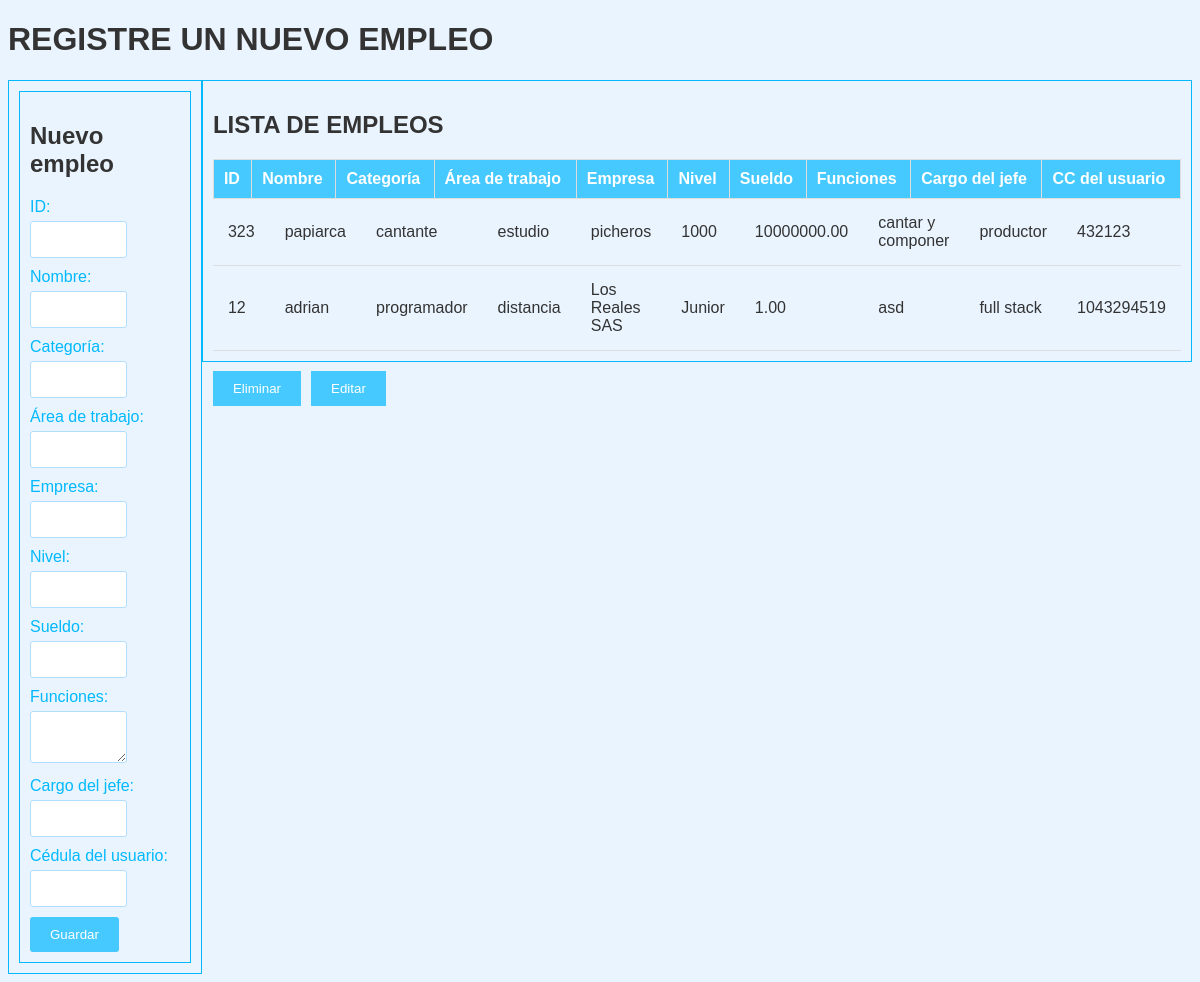
Screenshot of /co.edu.udec.act1.AdrianJadid.modelo.crud/EmpleoCrud.php with the database file from the repository.
### tables this page shows
CREATE TABLE `empleos` (
  `id` int(11) NOT NULL,
  `nombre` varchar(50) NOT NULL,
  `categoria` varchar(50) NOT NULL,
  `areaTrabajo` varchar(50) NOT NULL,
  `empresa` varchar(50) NOT NULL,
  `nivel` varchar(100) NOT NULL,
  `sueldo` decimal(10,2) NOT NULL,
  `funciones` text NOT NULL,
  `cargoJefe` varchar(50) NOT NULL,
  `cc_usuario` int(11) NOT NULL
);

### Web Pages/view/Empleos/listar.php (the view, shortened to what this page needs)
<?php
include('C:\xampp\htdocs\co.edu.udec.act1.AdrianJadid\co.edu.udec.act1.AdrianJadid.modelo\bd.php');
$sql = "SELECT * FROM Empleos";
$resultado = $conn->query($sql);
if ($resultado->num_rows > 0) {
    echo "<table>
            <tr>
            </tr>";
    while($fila = $resultado->fetch_assoc()) {
        echo "<tr>
                <td>".$fila["id"]."</td>
                <td>".$fila["nombre"]."</td>
                <td>".$fila["categoria"]."</td>
                <td>".$fila["areaTrabajo"]."</td>
                <td>".$fila["empresa"]."</td>
                <td>".$fila["nivel"]."</td>
                <td>".$fila["sueldo"]."</td>
                <td>".$fila["funciones"]."</td>
                <td>".$fila["cargoJefe"]."</td>
                <td>".$fila["cc_usuario"]."</td>
            </tr>";
    }
    echo "</table>";
} else {
    echo "No se encontraron registros";
}
?>

### co.edu.udec.act1.AdrianJadid.modelo.crud/EmpleoCrud.php (shortened to what this page needs)
<?php include('C:\xampp\htdocs\co.edu.udec.act1.AdrianJadid\co.edu.udec.act1.AdrianJadid.modelo\bd.php');
?>
<!DOCTYPE html>
<html>
<head>
</head>
<body>
    <h1>REGISTRE UN NUEVO EMPLEO</h1>
    <div class="container">
        <div class="form-container">
            <div class="recuadro">
                <h2 class="color2">Nuevo empleo</h2>
                <form action="EmpleoCrud.php" method="post">
                    <label>ID:</label>
                    <input type="text" name="id">
                    <label>Nombre:</label>
                    <input type="text" name="nombre">
                    <label>Categoría:</label>
                    <input type="text" name="categoria">
                    <label>Área de trabajo:</label>
                    <input type="text" name="areaTrabajo">
                    <label>Empresa:</label>
                    <input type="text" name="empresa">
                    <label>Nivel:</label>
                    <input type="text" name="nivel">
                    <label>Sueldo:</label>
                    <input type="text" name="sueldo">
                    <label>Funciones:</label>
                    <textarea name="funciones"></textarea>
                    <label>Cargo del jefe:</label>
                    <input type="text" name="cargoJefe">
                    <label>Cédula del usuario:</label>
                    <input type="text" name="cc_usuario">
                    <input type="submit" value="Guardar">
                </form>
            </div>
        </div>
        <div class="table-container">
  <div class="recuadro">
    <h2 class="color2">LISTA DE EMPLEOS</h2>
    <table style="width: 100%; border-collapse: collapse; margin: auto; text-align: center;">
      <tr style="background-color: #f2f2f2;">
        <th style="padding: 10px; border: 1px solid #ddd;">ID</th>
        <th style="padding: 10px; border: 1px solid #ddd;">Nombre</th>
        <th style="padding: 10px; border: 1px solid #ddd;">Categoría</th>
        <th style="padding: 10px; border: 1px solid #ddd;">Área de trabajo</th>
        <th style="padding: 10px; border: 1px solid #ddd;">Empresa</th>
        <th style="padding: 10px; border: 1px solid #ddd;">Nivel</th>
        <th style="padding: 10px; border: 1px solid #ddd;">Sueldo</th>
        <th style="padding: 10px; border: 1px solid #ddd;">Funciones</th>
        <th style="padding: 10px; border: 1px solid #ddd;">Cargo del jefe</th>
        <th style="padding: 10px; border: 1px solid #ddd;">CC del usuario</th>
      </tr>
      <?php include('C:\xampp\htdocs\co.edu.udec.act1.AdrianJadid\Web Pages\view\Empleos\listar.php'); ?>
    </table>
    <div>
    <div>
  <button style="float: left; background-color: #45c9ff; color: #fff; border: none; padding: 10px 20px; margin-right: 10px; margin-top: 20px; cursor: pointer;" onclick="location.href='http://localhost:3000/Web%20Pages/view/Empleos/eliminar.php'" type="button">Eliminar</button>
  <button style="float: left; background-color: #45c9ff; color: #fff; border: none; padding: 10px 20px; margin-top: 20px; cursor: pointer;" onclick="location.href='http://localhost:3000/Web%20Pages/view/Empleos/editar.php'" type="button">Editar</button>
</div>
</div>

### co.edu.udec.act1.AdrianJadid.modelo.crud/EmpleoCrud.php (style rules this page uses)
.container { font-family: Arial, sans-serif; display: flex; flex-direction: row; justify-content: space-between; align-items: flex-start; }
.form-container { font-family: Arial, sans-serif; width: 45%; border: 1px solid #00b9ff; padding: 10px; }
.table-container { font-family: Arial, sans-serif; width: 100%; }
.recuadro { font-family: Arial, sans-serif; margin-bottom: 0px; border: 1px solid #00b9ff; padding: 10px; }
table { font-family: Arial, sans-serif; border-collapse: collapse; width: 95%; }
th, td { font-family: Arial, sans-serif; padding: 15px; text-align: left; border-bottom: 1px solid #ddd; }
th { font-family: Arial, sans-serif; background-color: #45c9ff; color: #ffffff; }
label { font-family: Arial, sans-serif; display: block; margin-bottom: 5px; color: #00b9ff; }
input[type="text"], textarea { font-family: Arial, sans-serif; padding: 10px; border: 1px solid #b1ddff; border-radius: 3px; width: 50%; margin-bottom: 10px; }
input[type="submit"] { font-family: Arial, sans-serif; background-color: #45c9ff; color: #ffffff; border: none; padding: 10px 20px; border-radius: 3px; cursor: pointer; }
body { font-family: Arial, sans-serif; background-color: #eaf4ff; color: #333333; }

### rows the page displays
empleos: id "323", nombre "papiarca", categoria "cantante", areaTrabajo "estudio", empresa "picheros", nivel "1000", sueldo "10000000.00", funciones "cantar y componer", cargoJefe "productor", cc_usuario "432123"
empleos: id "12", nombre "adrian", categoria "programador", areaTrabajo "distancia", empresa "Los Reales SAS", nivel "Junior", sueldo "1.00", funciones "asd", cargoJefe "full stack", cc_usuario "1043294519"
